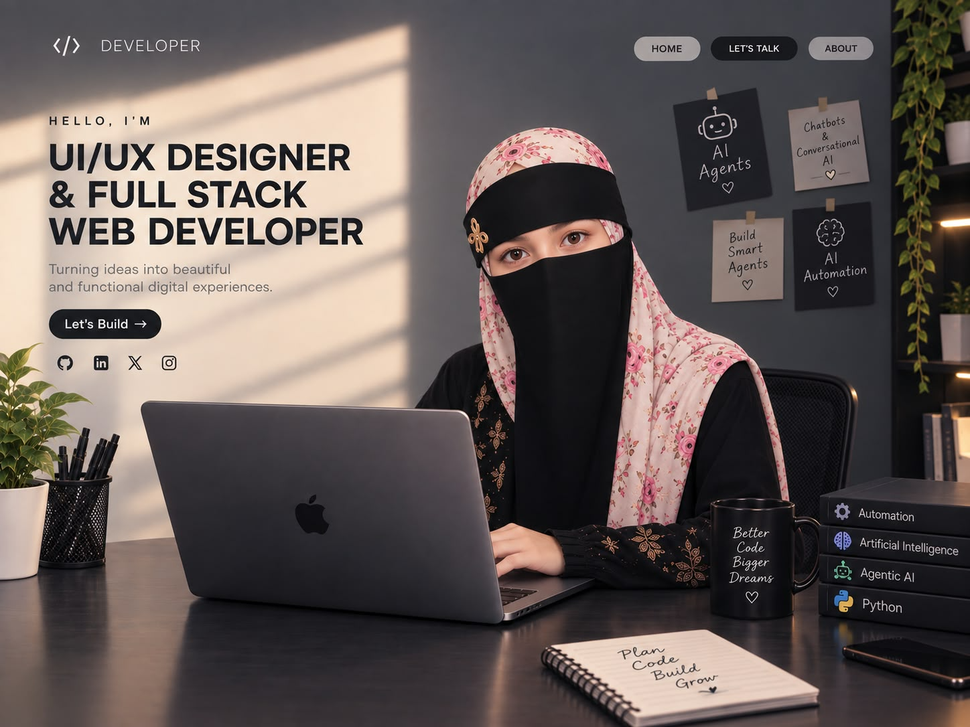
#> input picture assets-source/unused-presenter-layers/hero-character.png, 970 x 727 px, shrunk from 1448 x 1086 before the run, found by its file name
$ python make_wall_blur.py
#> lines starting #> are read from the running program, lines starting #| are printed output that depends on the picture
"""Generate a heavily blurred derivative of the hero photo used ONLY as a
soft wall-wash UI layer (text backdrop). The original hero-character.png
asset remains byte-for-byte untouched."""
from PIL import Image, ImageFilter, ImageEnhance

SRC = '/home/z/my-project/public/images/hero-character.png'
OUT = '/home/z/my-project/public/images/hero-wall-blur.jpg'

img = Image.open(SRC).convert('RGB')
#> img is the input picture: PIL image 970x727 RGB; mean R, G, B 99.5, 89.7, 86.6
blurred = img.filter(ImageFilter.GaussianBlur(radius=36))
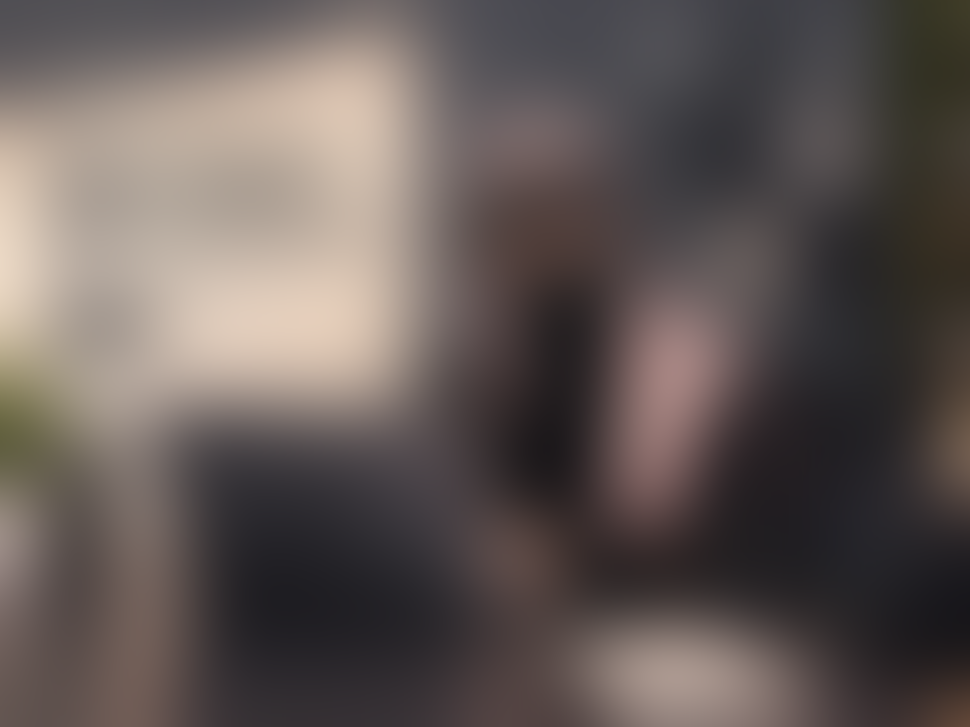
#> blurred: PIL image 970x727 RGB; mean R, G, B 99.4, 89.6, 86.6
blurred = ImageEnhance.Brightness(blurred).enhance(1.05)
blurred.save(OUT, 'JPEG', quality=90, optimize=True)
print('saved', OUT, blurred.size)
#| saved /home/z/my-project/public/images/hero-wall-blur.jpg (970, 727)
